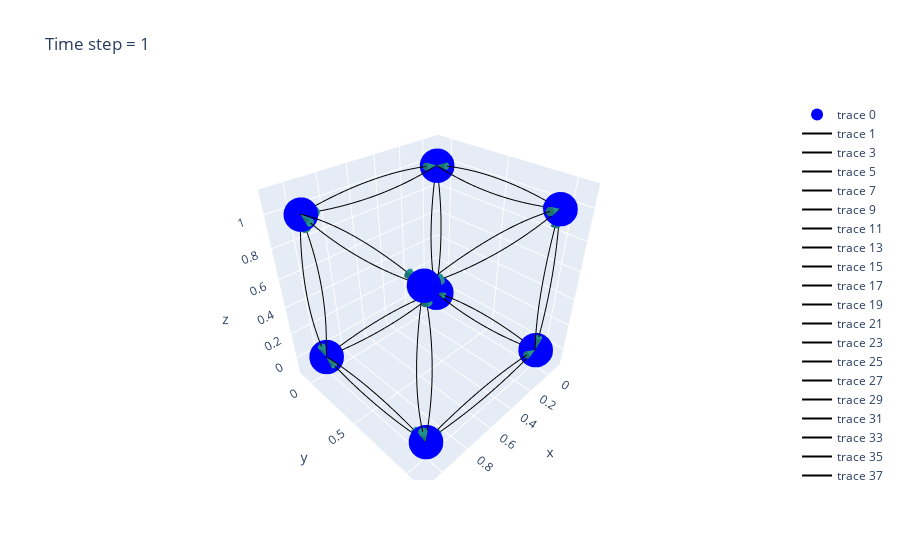

Notebook code for this chart:
### Markdown cell above
### Replacing the straight line edges with curved edges

### Code cell
import plotly.graph_objects as go
import numpy as np
import networkx as nx
import ipywidgets as widgets
from IPython.display import display, clear_output

length, width, depth = 2, 2, 2

# Function to create the hypercube graph
def create_hypercube():
    G = nx.DiGraph()
    node_number = 0
    for k in range(depth):  
        for i in range(length):  
            for j in range(width):  
                new_edge = (i, j, k)
                G.add_node(new_edge, label=f"gpu : {node_number}")
                node_number += 1

                if (j + 1 < width):
                    G.add_edge(new_edge, (i, j + 1, k))  
                    G.add_edge((i, j + 1, k), new_edge)  

            if (i + 1 < length):
                for j in range(width):
                    G.add_edge((i, j, k), (i + 1, j, k))  
                    G.add_edge((i + 1, j, k), (i, j, k))  

        if (k + 1 < depth):
            for i in range(length):
                for j in range(width):
                    G.add_edge((i, j, k), (i, j, k + 1))  
                    G.add_edge((i, j, k + 1), (i, j, k))  

    return G

def create_curve(start, end, height_factor=0.2):
    """Create a curved path between two points."""
    mid = (start + end) / 2
  
    # Add some height to the midpoint
    if (start[2] == end[2]):
        mid[2] += np.linalg.norm(end - start) * height_factor
    else:
        mid[0] += np.linalg.norm(end - start) * height_factor
    
    t = np.linspace(0, 1, 50)

    curve = np.outer(1-t, start) + np.outer(t, end) + np.outer(4*t*(1-t), mid-0.5*(start+end))
    return curve

# Function to create scatter plot for nodes and edges per timestep
def update_plot(timestep):
    clear_output(wait=True)
    display(prev_button, next_button)

    # Initialize the graph data for timestep changes
    G = create_hypercube()
    nodes = np.array(G.nodes())

    time_data = timestep_data[f'{timestep}']
    
    # Nodes scatter plot
    scatter = go.Scatter3d(
        x=nodes[:, 0], y=nodes[:, 1], z=nodes[:, 2],
        mode='markers',
        marker=dict(size=12, color='blue'),
        hoverinfo='text',
        hovertext=[f"gpu : {gpu_id}" for gpu_id in range(length * width * depth)]
    )
    
    # Edges and arrows
    edges = []
    for gpu_id, gpu_data in time_data.items():
        for tb_id, tb_data in gpu_data.items():
            if (tb_data['pkt_type'] == 's'):
                edges.append((int(gpu_id), int(tb_data['tb_gpuid_send']), int(tb_data['chunk_id'])))
            elif (tb_data['pkt_type'] == 'r'):
                edges.append((int(tb_data['tb_gpuid_recv']), int(gpu_id), int(tb_data['chunk_id'])))
    
    arrows = []
    x = []
    edges = list(set(edges))

    for edge in edges:
        # print(edge)
        start_node = nodes[edge[0]]
        end_node = nodes[edge[1]]
        chunk_id = edge[2]

        # Convert start_node and end_node to tuples for comparison
        start_node_tuple = tuple(start_node)
        end_node_tuple = tuple(end_node)
        
        """
            for example if an edge is ((0,0,0), (0,0,1)), it doesn't exist in x, so append it to x, and draw a curved line and 
            arrow from edge 0 to edge 1 with arrow pointing towards edge 1
            
            if ((0,0,1),(0,0,0)) appears, check if ((0,0,0),(0,0,1)) i.e., reverse of this exists in the list. If so remove this 
            entry from the list and draw a curved line and arrow from edge 1 to edge 0, with arrow pointing towards edge 0
        """

        if (end_node_tuple, start_node_tuple) in x:
            curve = create_curve(start_node, end_node, -0.05)
            x.remove((end_node_tuple, start_node_tuple))
        else:
            x.append((start_node_tuple, end_node_tuple))
            curve = create_curve(start_node, end_node, 0.05)

        line = go.Scatter3d(
            x=curve[:, 0], y=curve[:, 1], z=curve[:, 2],
            mode='lines',
            line=dict(color='black', width=2),
            hoverinfo='text',
            hovertext=f"Chunk_id : {chunk_id}"
        )
        
        arrows.append(line)
        tangent = curve[-1] - curve[-7]

        arrow = go.Cone(
            x=[end_node[0]], y=[end_node[1]], z=[end_node[2]],
            u=[tangent[0]], 
            v=[tangent[1]], 
            w=[tangent[2]],
            sizemode="absolute",
            sizeref=0.1,  # Adjust the size reference to control arrow size
            anchor="tip",
            showscale=False,
            colorscale="Viridis"  # You can change the color as needed
        )

        arrows.append(arrow)
        
    # 3D Plot Layout
    layout = go.Layout(
        title=f"Time step = {timestep}"
    )

    fig = go.Figure(data=[scatter] + arrows, layout=layout)
    fig.show()

# Timestep navigation
current_timestep = 0
max_timestep = len(timestep_data) - 1

def on_next_button_clicked(b):
    global current_timestep
    if current_timestep < max_timestep:
        print("current_timestep : ", current_timestep)
        current_timestep += 1
        update_plot(current_timestep)

def on_prev_button_clicked(b):
    global current_timestep
    if current_timestep > 0:
        print("current_timestep : ", current_timestep)
        current_timestep -= 1
        update_plot(current_timestep)

# Create Next and Previous buttons
next_button = widgets.Button(description="Next")
prev_button = widgets.Button(description="Previous")

# Bind button clicks to functions
next_button.on_click(on_next_button_clicked)
prev_button.on_click(on_prev_button_clicked)

# Display buttons and initial plot
display(prev_button, next_button)
update_plot(current_timestep)
